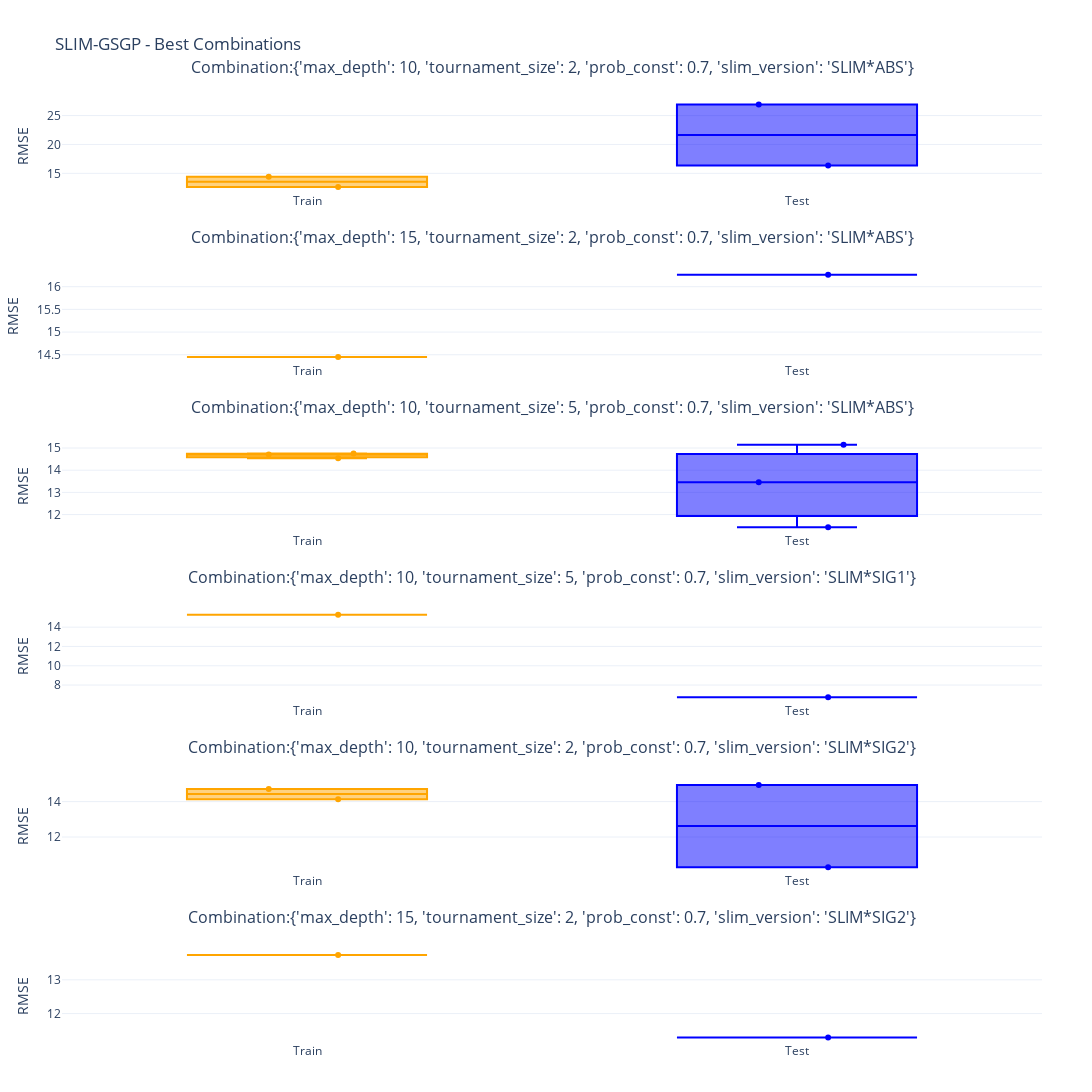

Notebook code for this chart:
### Markdown cell above
## Visualizations

### Code cell
train_test_best_combs(model_name=MODEL_NAME)

### Figure 1 — Plotly figure (JSON) as saved in the notebook; plotly's stock layout.template omitted (floating-point values rounded to 4 significant figures)
{"data": [{"boxpoints": "all", "jitter": 0.5, "line": {"color": "orange"}, "name": "Train", "pointpos": 0, "type": "box", "xaxis": "x", "y": [12.64, 14.41], "yaxis": "y"}, {"boxpoints": "all", "jitter": 0.5, "line": {"color": "blue"}, "name": "Test", "pointpos": 0, "type": "box", "xaxis": "x", "y": [26.9, 16.35], "yaxis": "y"}, {"boxpoints": "all", "jitter": 0.5, "line": {"color": "orange"}, "name": "Train", "pointpos": 0, "type": "box", "xaxis": "x2", "y": [14.45], "yaxis": "y2"}, {"boxpoints": "all", "jitter": 0.5, "line": {"color": "blue"}, "name": "Test", "pointpos": 0, "type": "box", "xaxis": "x2", "y": [16.27], "yaxis": "y2"}, {"boxpoints": "all", "jitter": 0.5, "line": {"color": "orange"}, "name": "Train", "pointpos": 0, "type": "box", "xaxis": "x3", "y": [14.76, 14.71, 14.54], "yaxis": "y3"}, {"boxpoints": "all", "jitter": 0.5, "line": {"color": "blue"}, "name": "Test", "pointpos": 0, "type": "box", "xaxis": "x3", "y": [13.46, 11.43, 15.15], "yaxis": "y3"}, {"boxpoints": "all", "jitter": 0.5, "line": {"color": "orange"}, "name": "Train", "pointpos": 0, "type": "box", "xaxis": "x4", "y": [15.28], "yaxis": "y4"}, {"boxpoints": "all", "jitter": 0.5, "line": {"color": "blue"}, "name": "Test", "pointpos": 0, "type": "box", "xaxis": "x4", "y": [6.734], "yaxis": "y4"}, {"boxpoints": "all", "jitter": 0.5, "line": {"color": "orange"}, "name": "Train", "pointpos": 0, "type": "box", "xaxis": "x5", "y": [14.72, 14.13], "yaxis": "y5"}, {"boxpoints": "all", "jitter": 0.5, "line": {"color": "blue"}, "name": "Test", "pointpos": 0, "type": "box", "xaxis": "x5", "y": [10.29, 14.94], "yaxis": "y5"}, {"boxpoints": "all", "jitter": 0.5, "line": {"color": "orange"}, "name": "Train", "pointpos": 0, "type": "box", "xaxis": "x6", "y": [13.74], "yaxis": "y6"}, {"boxpoints": "all", "jitter": 0.5, "line": {"color": "blue"}, "name": "Test", "pointpos": 0, "type": "box", "xaxis": "x6", "y": [11.29], "yaxis": "y6"}], "layout": {"annotations": [{"font": {"size": 16}, "showarrow": false, "text": "Combination:{'max_depth': 10, 'tournament_size': 2, 'prob_const': 0.7, 'slim_version': 'SLIM*ABS'}", "x": 0.5, "xanchor": "center", "xref": "paper", "y": 1.0, "yanchor": "bottom", "yref": "paper", "yshift": 20}, {"font": {"size": 16}, "showarrow": false, "text": "Combination:{'max_depth': 15, 'tournament_size': 2, 'prob_const': 0.7, 'slim_version': 'SLIM*ABS'}", "x": 0.5, "xanchor": "center", "xref": "paper", "y": 0.8194, "yanchor": "bottom", "yref": "paper", "yshift": 20}, {"font": {"size": 16}, "showarrow": false, "text": "Combination:{'max_depth': 10, 'tournament_size': 5, 'prob_const': 0.7, 'slim_version': 'SLIM*ABS'}", "x": 0.5, "xanchor": "center", "xref": "paper", "y": 0.6389, "yanchor": "bottom", "yref": "paper", "yshift": 20}, {"font": {"size": 16}, "showarrow": false, "text": "Combination:{'max_depth': 10, 'tournament_size': 5, 'prob_const': 0.7, 'slim_version': 'SLIM*SIG1'}", "x": 0.5, "xanchor": "center", "xref": "paper", "y": 0.4583, "yanchor": "bottom", "yref": "paper", "yshift": 20}, {"font": {"size": 16}, "showarrow": false, "text": "Combination:{'max_depth': 10, 'tournament_size': 2, 'prob_const': 0.7, 'slim_version': 'SLIM*SIG2'}", "x": 0.5, "xanchor": "center", "xref": "paper", "y": 0.2778, "yanchor": "bottom", "yref": "paper", "yshift": 20}, {"font": {"size": 16}, "showarrow": false, "text": "Combination:{'max_depth': 15, 'tournament_size': 2, 'prob_const': 0.7, 'slim_version': 'SLIM*SIG2'}", "x": 0.5, "xanchor": "center", "xref": "paper", "y": 0.09722, "yanchor": "bottom", "yref": "paper", "yshift": 20}], "height": 1800, "margin": {"b": 50, "l": 50, "r": 50, "t": 100}, "showlegend": false, "title": {"text": "SLIM-GSGP - Best Combinations"}, "width": 1100, "xaxis": {"anchor": "y", "domain": [0, 1]}, "xaxis2": {"anchor": "y2", "domain": [0, 1]}, "xaxis3": {"anchor": "y3", "domain": [0, 1]}, "xaxis4": {"anchor": "y4", "domain": [0, 1]}, "xaxis5": {"anchor": "y5", "domain": [0, 1]}, "xaxis6": {"anchor": "y6", "domain": [0, 1]}, "yaxis": {"anchor": "x", "domain": [0.9028, 1.0], "range": [0, null], "showgrid": true, "title": {"text": "RMSE"}}, "yaxis2": {"anchor": "x2", "domain": [0.7222, 0.8194], "range": [0, null], "showgrid": true, "title": {"text": "RMSE"}}, "yaxis3": {"anchor": "x3", "domain": [0.5417, 0.6389], "range": [0, null], "showgrid": true, "title": {"text": "RMSE"}}, "yaxis4": {"anchor": "x4", "domain": [0.3611, 0.4583], "range": [0, null], "showgrid": true, "title": {"text": "RMSE"}}, "yaxis5": {"anchor": "x5", "domain": [0.1806, 0.2778], "range": [0, null], "showgrid": true, "title": {"text": "RMSE"}}, "yaxis6": {"anchor": "x6", "domain": [0, 0.09722], "range": [0, null], "showgrid": true, "title": {"text": "RMSE"}}}}
